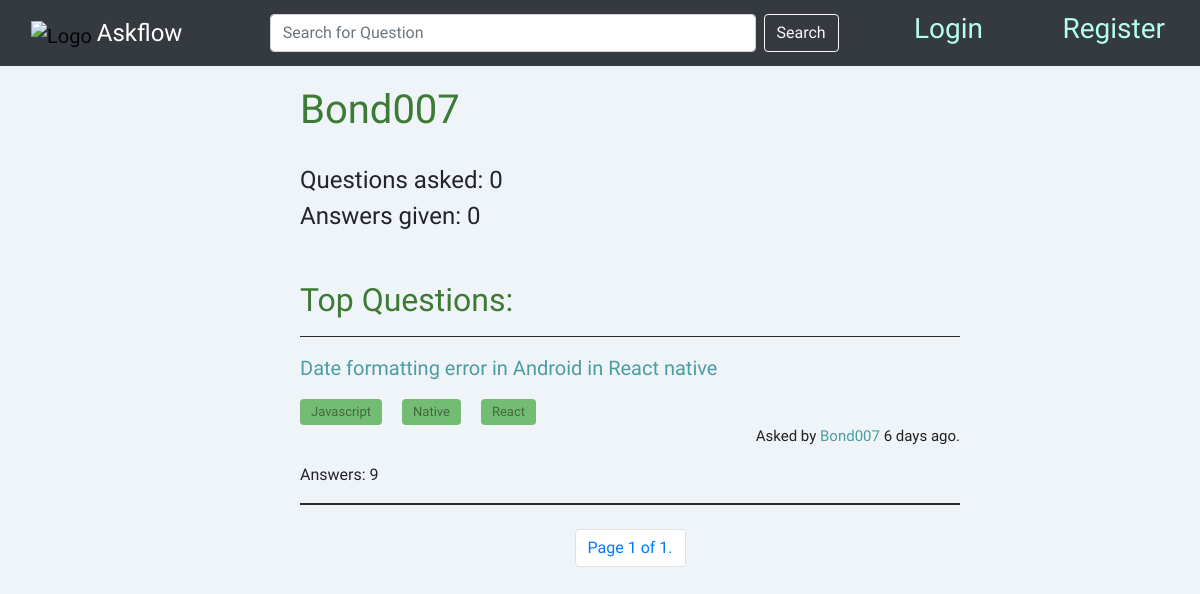
Before: /profile/1 with the older database file.
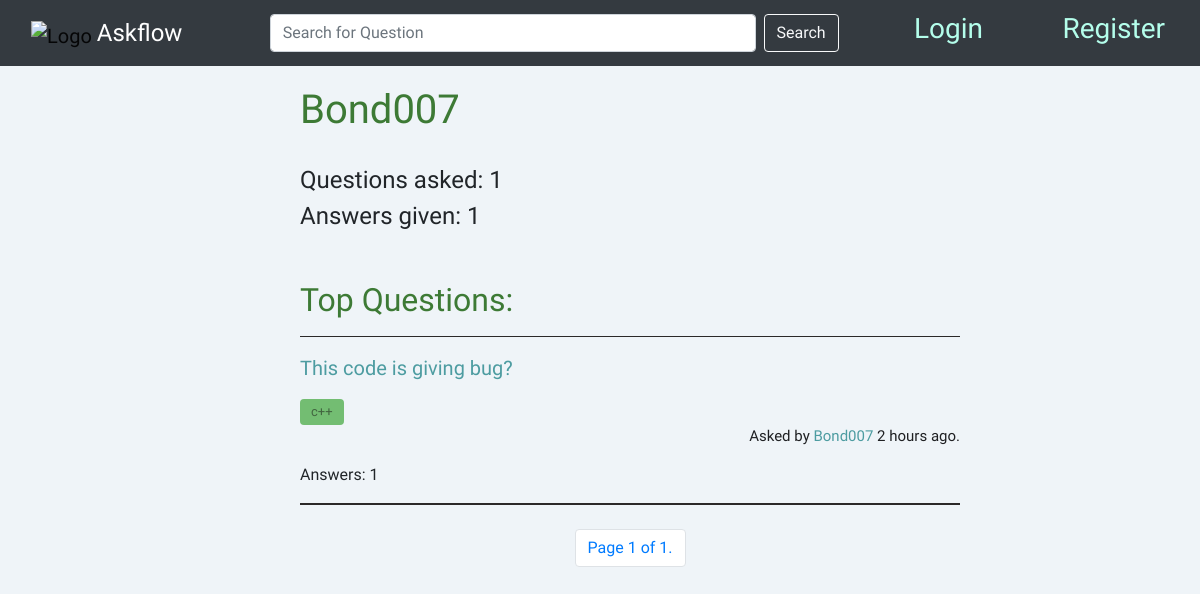
After: the same page with the newer database file.
### overflow/models.py (models this page shows, shortened)
class User(AbstractUser):
    joined_date = models.DateTimeField(auto_now_add=True)
    answers = models.IntegerField(default=0)
    questions = models.IntegerField(default=0)
    def __str__(self):
        return f"{self.username} created"

class Question(models.Model):
    title = models.CharField(max_length=500)
    body = models.TextField()
    upvotes = models.IntegerField(default=0)
    downvotes = models.IntegerField(default=0)
    user = models.ForeignKey(
        User, on_delete=models.CASCADE, related_name="get_questions"
    )
    date = models.DateTimeField(auto_now_add=True)
    no_answer = models.IntegerField(default=0)
    verified_answer = models.BooleanField(default=False)

class Tags(models.Model):
    tag = models.CharField(max_length=50)
    question = models.ForeignKey(
        Question, on_delete=models.CASCADE, related_name="get_tags"
    )
    class Meta:
        unique_together = (
            "tag",
            "question",
        )

### overflow/views.py (the view)
# urls.py: path("profile/<int:id>", views.profile, name="profile"),
def profile(request,id):
    print(id)
    user = User.objects.get(id=id)
    print(user)
    ques = Question.objects.filter(user=user)
    obj = []
    for q in ques:
        t = Tags.objects.filter(question=q)
        dd = datetime.now(timezone.utc) - q.date
        min = int(round(dd.total_seconds() / 60, 0))
        time = int(round(dd.total_seconds() / 3600, 0))
        if time < 1:
            time = f"{min} minutes"
        else:
            time = f"{time} hours"
        obj.append(
            {
                "que": q,
                "tags": t,
                "days": f"{(datetime.now(timezone.utc) - q.date).days} days",
                "time": time,
            }
        )
    paginator = Paginator(obj, 4)
    page_number = request.GET.get("page")
    page_obj = paginator.get_page(page_number)
    return render(
            request,
            "overflow/profile.html",
            {
                "objects": page_obj,
                "User": user,
            },
    )

### overflow/templates/overflow/profile.html (shortened to what this page needs)
{% extends "overflow/layout.html" %}
{% block body %}
<div class="index">
    <h1 style="color: #3D7A35;">{{User.username}}</h1>
    <br />
    <h4>Questions asked: {{User.questions}}</h4>
    <h4>Answers given: {{User.answers}}</h4>
    <h2 class="green">Top Questions:</h2>
    {% for object in objects %}
      <hr />
      <a href="{% url 'question' object.que.id %}"><p>{{ object.que.title }}</p></a>
      <div class="d-flex justify-content-start pl-10">
        {% for tag in object.tags %}
        <a id="tag" class="btn" href="{% url 'tag' tag.tag %}">{{ tag.tag }}</a>
        {% endfor %}
      </div>
      <div class="d-flex justify-content-end">
        <p id="user">Asked by <a id="username" href="{% url 'profile' object.que.user.id %}"> {{ object.que.user.username }} </a>
        {% if object.days == "0 days" %}
            {{object.time}} ago.
        {% else %}
            {{object.days}} ago.
        {% endif %}
        </p>
        <br />
      </div>
        <p>Answers: {{object.que.no_answer}}</p>
    {% endfor %}
       <hr />
 <div class="d-flex justify-content-center mt-4">
    <nav aria-label="Page navigation example" id="foo">
     <ul class="pagination">
         <li class="page-item" ><span class="current page-link">
             Page {{ objects.number }} of {{ objects.paginator.num_pages }}.
         </span></li>
       </ul>
   </nav>
   </div>
</div>
{% endblock %}

Changed rows visible on the page:
no longer on this page (row edited): Question: que "Date formatting error in Android in React native", que.user.username "Bond007", days "6 days", que.no_answer "9"
no longer on this page (row edited): Tags: tag "Javascript", shown under "Date formatting error in Android in React native"
no longer on this page (row edited): Tags: tag "Native", shown under "Date formatting error in Android in React native"
no longer on this page (row edited): Tags: tag "React", shown under "Date formatting error in Android in React native"
changed User "Bond007": questions "0" → "1"; answers "0" → "1"
added Question: que "This code is giving bug?", que.user.username "Bond007", time "2 hours", que.no_answer "1"
now on this page (row edited): Tags: tag "c++", shown under "This code is giving bug?"
